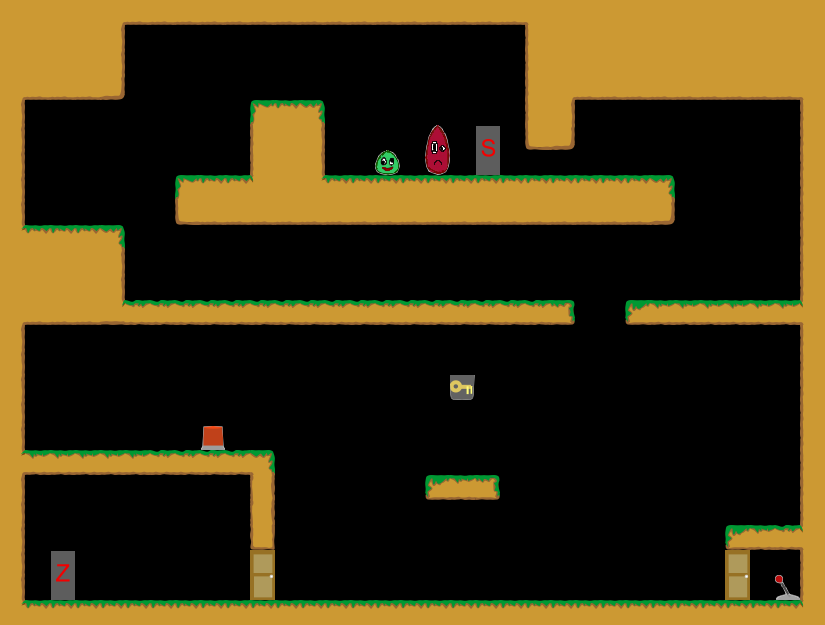

A 2D game scene composited from a Tiled map and its tileset images. What follows is a short description and the map's XML, with each tile layer's data collapsed to a summary:
An orthogonal 33x25 tile map with 25x25 px tiles, 1 tile layer (Kachelebene 1).

<map version="1.0" orientation="orthogonal" width="33" height="25" tilewidth="25" tileheight="25">
 <tileset firstgid="1" name="Tileset" tilewidth="25" tileheight="25">
  <image source="../../../img/Tileset.png" width="400" height="250" />
 </tileset>
 <layer name="Kachelebene 1" width="33" height="25">
  <data>[825 cells, 284 non-empty, 35 distinct tile ids]</data>
 </layer>
</map>
